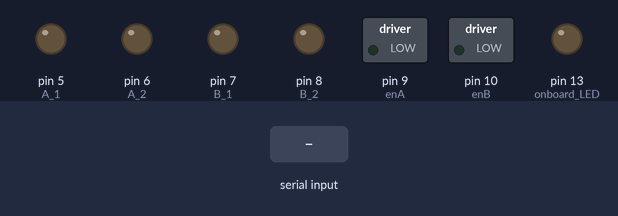
Bench run of a sketch on a simulated Arduino Uno, built with avr-gcc and run on an emulated ATmega328P. On the bench: switched loads named in the sketch (green lamp = pin HIGH), output pins drawn as LEDs (lit = HIGH). Inputs (shaded band) come from the test bench. What the sketch prints to the serial monitor is not drawn.

Above: at 1.2 s.
1.3 s: "2" received over the second serial link
At 2.5 s:
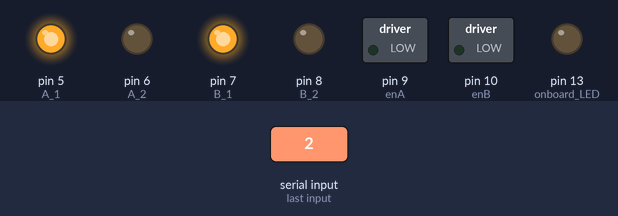
2.8 s: "8" received over the second serial link
At 3.7 s:
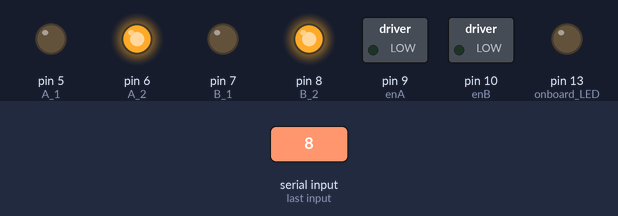
4.3 s: "6" received over the second serial link
At 4.9 s:
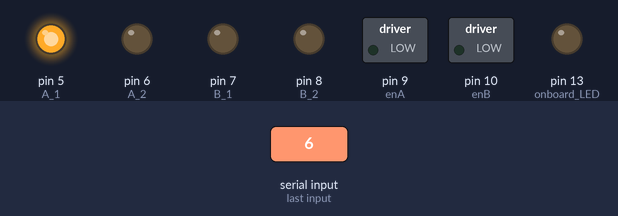
5.8 s: "4" received over the second serial link
At 7.0 s:
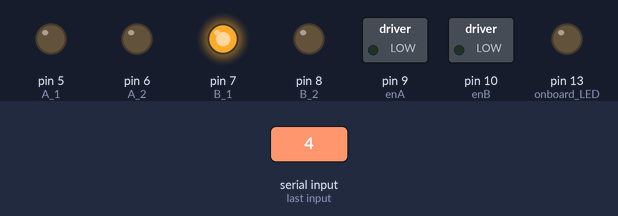
7.3 s: "5" received over the second serial link
At 8.4 s:
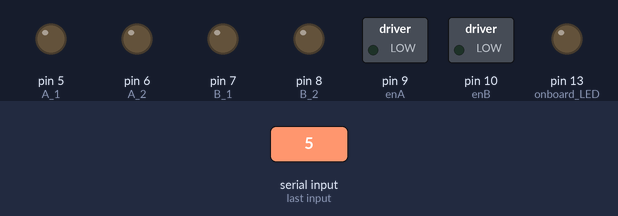
Timing chart, 0 to 9.8 s (numbered marks = the images above; inputs shaded):
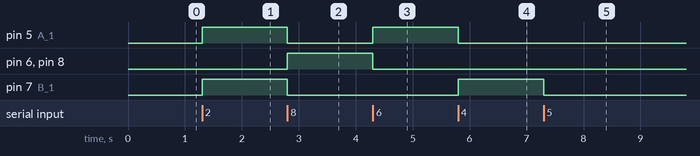

The sketch:

motor_control.ino
```cpp
#include <SoftwareSerial.h>
SoftwareSerial HM10(2, 3); // RX = 2, TX = 3
char appData;
String inData;
int enA = 9;
int enB = 10;
int A_1 = 5;
int A_2 = 6;
int B_1 = 7;
int B_2 = 8;

void setup()
{
  pinMode(enA, OUTPUT);
  pinMode(enB,OUTPUT);
  pinMode(A_1,OUTPUT);
  pinMode(A_2,OUTPUT);
  pinMode(B_1,OUTPUT);
  pinMode(B_2,OUTPUT);

  Serial.begin(9600);
  Serial.println("HM10 serial started at 9600");
  HM10.begin(9600); // set HM10 serial at 9600 baud rate
  pinMode(13, OUTPUT); // onboard LED
  digitalWrite(13, LOW); // switch OFF LED

}

void loop()
{
  HM10.listen();  // listen the HM10 port
  while (HM10.available() > 0) {   // if HM10 sends something then read
    appData = HM10.read();
    inData = String(appData);  // save the data in string format
    Serial.write(appData);
  }


  if (Serial.available()) {           // Read user input if available.
    delay(10);
    HM10.write(Serial.read());
  }
  if ( inData == "2") {
  digitalWrite(A_1,HIGH);
  digitalWrite(A_2,LOW);
  digitalWrite(B_1,HIGH);
  digitalWrite(B_2,LOW);
  }
  else if ( inData == "8") {
  digitalWrite(A_1,LOW);
  digitalWrite(A_2,HIGH);
  digitalWrite(B_1,LOW);
  digitalWrite(B_2,HIGH);

  }
  else if(inData == "6"){
  digitalWrite(A_1,HIGH);
  digitalWrite(A_2,LOW);
  digitalWrite(B_1,LOW);
  digitalWrite(B_2,LOW);
  }
  else if(inData == "4"){
  digitalWrite(A_1,LOW);
  digitalWrite(A_2,LOW);
  digitalWrite(B_1,HIGH);
  digitalWrite(B_2,LOW);
  }
  else if(inData == "5"){
  digitalWrite(A_1,LOW);
  digitalWrite(A_2,LOW);
  digitalWrite(B_1,LOW);
  digitalWrite(B_2,LOW);
  }

  }
```

Measured:
- after the input at 1.3 s, pin 5 (A_1), pin 7 (B_1): LOW → HIGH at once
- after the input at 2.8 s, pin 5 (A_1), pin 7 (B_1): HIGH → LOW at once; pin 6 (A_2), pin 8 (B_2): LOW → HIGH at once
- after the input at 4.3 s, pin 5 (A_1): LOW → HIGH at once; pin 6 (A_2), pin 8 (B_2): HIGH → LOW at once
- after the input at 5.8 s, pin 5 (A_1): HIGH → LOW at once; pin 7 (B_1): LOW → HIGH at once
- after the input at 7.3 s, pin 7 (B_1): HIGH → LOW at once
